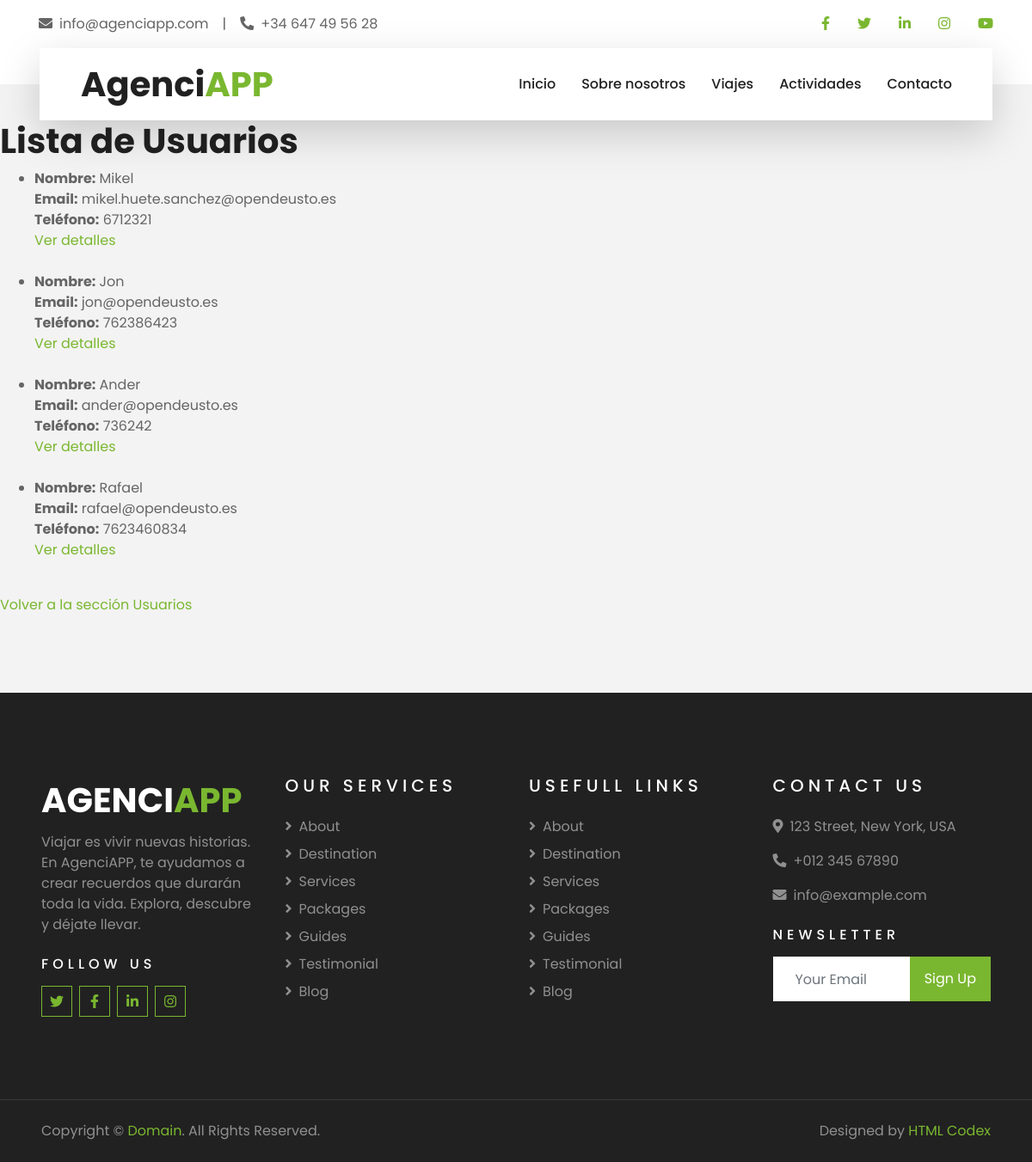
/AgenciaAPP/usuarios/lista/, run on an earlier commit of the app's database.
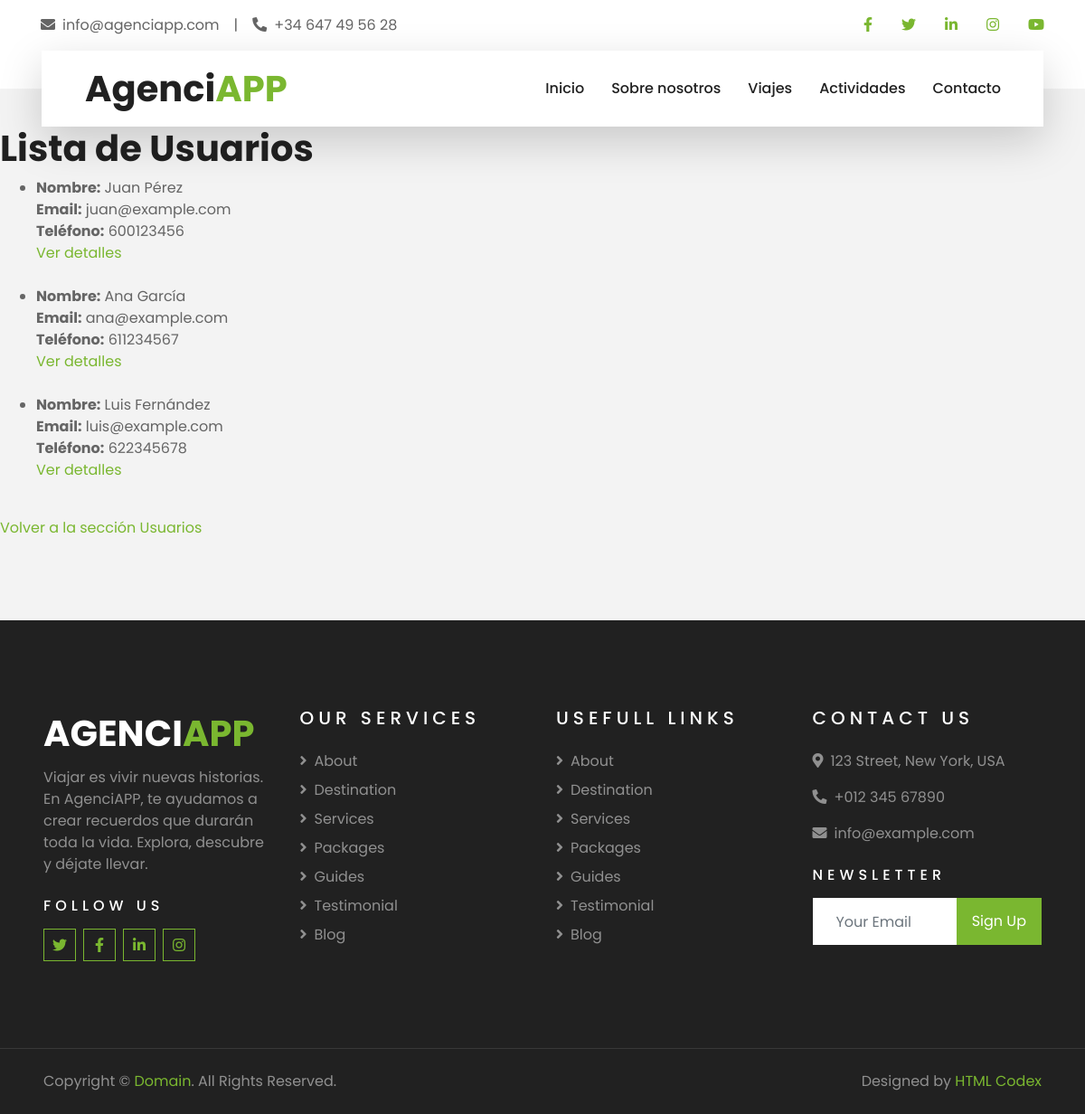
And on a later commit of the database.
### AgenciaAPP/models.py (models this page shows, shortened)
class Usuario(models.Model):
   nombre = models.CharField(max_length=100)
   email = models.EmailField(unique=True)
   telefono = models.IntegerField(max_length=15, blank=True, null=True)
   fecha_registro = models.DateField(auto_now_add=True)

### AgenciaAPP/views.py (the view)
# urls.py: path('usuarios/lista/', views.lista_usuarios, name='lista_usuarios'),
def lista_usuarios(request):
   usuarios = Usuario.objects.all()
   context = {'usuarios': usuarios}
   return render(request, 'usuarios/lista_usuarios.html', context)

### AgenciaAPP/templates/usuarios/lista_usuarios.html (shortened to what this page needs)
{% extends 'index.html' %}
{% block content %}
<h1>Lista de Usuarios</h1>
{% if usuarios %}
    <ul>
        {% for usuario in usuarios %}
            <li>
                <strong>Nombre:</strong> {{ usuario.nombre }}<br>
                <strong>Email:</strong> {{ usuario.email }}<br>
                {% if usuario.telefono %}
                    <strong>Teléfono:</strong> {{ usuario.telefono }}<br>
                {% endif %}
                <a href="{% url 'detalle_usuario' usuario.id %}">Ver detalles</a>
            </li>
            <br>
        {% endfor %}
    </ul>
{% else %}
    <p>No hay usuarios registrados.</p>
{% endif %}
<a href="{% url 'Usuarios' %}">Volver a la sección Usuarios</a><br>
{% endblock %}

### AgenciaAPP/templates/index.html (shortened to what this page needs)
{% load static %}
<!DOCTYPE html>
<html lang="en">
<head>
    <link href="https://cdnjs.cloudflare.com/ajax/libs/font-awesome/5.10.0/css/all.min.css" rel="stylesheet">
    <link href="{% static 'owlcarousel/assets/owl.carousel.min.css' %}" rel="stylesheet">
    <link href="{% static 'lib/tempusdominus/css/tempusdominus-bootstrap-4.min.css' %}" rel="stylesheet" />
    <link href="{% static 'css/style.css' %}" rel="stylesheet">
    {% block extra_css %}
    <link rel="stylesheet" href="{% static 'css/viajes/Viajes.css' %}">
    <link rel="stylesheet" href="{% static 'css/actividades/actividades.css' %}">
    {% endblock %}
</head>
<body>
    <div class="container-fluid bg-light pt-3 d-none d-lg-block">
        <div class="container">
            <div class="row">
                <div class="col-lg-6 text-center text-lg-left mb-2 mb-lg-0">
                    <div class="d-inline-flex align-items-center">
                        <p><i class="fa fa-envelope mr-2"></i>info@agenciapp.com</p>
                        <p class="text-body px-3">|</p>
                        <p><i class="fa fa-phone-alt mr-2"></i>+34 647 49 56 28</p>
                    </div>
                </div>
                <div class="col-lg-6 text-center text-lg-right">
                    <div class="d-inline-flex align-items-center">
                        <a class="text-primary px-3" href="">
                            <i class="fab fa-facebook-f"></i>
                        </a>
                        <a class="text-primary px-3" href="">
                            <i class="fab fa-twitter"></i>
                        </a>
                        <a class="text-primary px-3" href="">
                            <i class="fab fa-linkedin-in"></i>
                        </a>
                        <a class="text-primary px-3" href="">
                            <i class="fab fa-instagram"></i>
                        </a>
                        <a class="text-primary pl-3" href="">
                            <i class="fab fa-youtube"></i>
                        </a>
                    </div>
                </div>
            </div>
        </div>
    </div>
    <div class="container-fluid position-relative nav-bar p-0">
        <div class="container-lg position-relative p-0 px-lg-3" style="z-index: 9;">
            <nav class="navbar navbar-expand-lg bg-light navbar-light shadow-lg py-3 py-lg-0 pl-3 pl-lg-5">
                <a href="{% url 'Inicio' %}" class="navbar-brand">
                    <h1 class="m-0 text-primary"><span class="text-dark">Agenci</span>APP</h1>
                </a>
                <div class="collapse navbar-collapse justify-content-between px-3" id="navbarCollapse">
                    <div class="navbar-nav ml-auto py-0">
                      <a href="{% url 'Inicio' %}" class="nav-item nav-link">Inicio</a>
                        <a href="{% url 'SobreNosotros' %}" class="nav-item nav-link">Sobre nosotros</a>
                        <a href="{% url 'lista_viajes' %}" class="nav-item nav-link">Viajes</a>
                        <a href="{% url 'lista_actividades' %}" class="nav-item nav-link">Actividades</a>
                        <a href="{% url 'Contacto' %}" class="nav-item nav-link">Contacto</a>
                    </div>
                </div>
            </nav>
        </div>
    </div>
    {% block content %} {% endblock %}
    <div class="container-fluid bg-dark text-white-50 py-5 px-sm-3 px-lg-5" style="margin-top: 90px;">
        <div class="row pt-5">
            <div class="col-lg-3 col-md-6 mb-5">
                <a href="" class="navbar-brand">
                    <h1 class="text-primary"><span class="text-white">AGENCI</span>APP</h1>
                </a>
                <p>Viajar es vivir nuevas historias. En AgenciAPP, te ayudamos a crear recuerdos que durarán toda la vida. Explora, descubre y déjate llevar.</p>
                <h6 class="text-white text-uppercase mt-4 mb-3" style="letter-spacing: 5px;">Follow Us</h6>
                <div class="d-flex justify-content-start">
                    <a class="btn btn-outline-primary btn-square mr-2" href="#"><i class="fab fa-twitter"></i></a>
                    <a class="btn btn-outline-primary btn-square mr-2" href="#"><i class="fab fa-facebook-f"></i></a>
                    <a class="btn btn-outline-primary btn-square mr-2" href="#"><i class="fab fa-linkedin-in"></i></a>
                    <a class="btn btn-outline-primary btn-square" href="#"><i class="fab fa-instagram"></i></a>
                </div>
            </div>
            <div class="col-lg-3 col-md-6 mb-5">
                <h5 class="text-white text-uppercase mb-4" style="letter-spacing: 5px;">Our Services</h5>
                <div class="d-flex flex-column justify-content-start">
                    <a class="text-white-50 mb-2" href="#"><i class="fa fa-angle-right mr-2"></i>About</a>
                    <a class="text-white-50 mb-2" href="#"><i class="fa fa-angle-right mr-2"></i>Destination</a>
                    <a class="text-white-50 mb-2" href="#"><i class="fa fa-angle-right mr-2"></i>Services</a>
                    <a class="text-white-50 mb-2" href="#"><i class="fa fa-angle-right mr-2"></i>Packages</a>
                    <a class="text-white-50 mb-2" href="#"><i class="fa fa-angle-right mr-2"></i>Guides</a>
                    <a class="text-white-50 mb-2" href="#"><i class="fa fa-angle-right mr-2"></i>Testimonial</a>
                    <a class="text-white-50" href="#"><i class="fa fa-angle-right mr-2"></i>Blog</a>
                </div>
            </div>
            <div class="col-lg-3 col-md-6 mb-5">
                <h5 class="text-white text-uppercase mb-4" style="letter-spacing: 5px;">Usefull Links</h5>
                <div class="d-flex flex-column justify-content-start">
                    <a class="text-white-50 mb-2" href="#"><i class="fa fa-angle-right mr-2"></i>About</a>
                    <a class="text-white-50 mb-2" href="#"><i class="fa fa-angle-right mr-2"></i>Destination</a>
                    <a class="text-white-50 mb-2" href="#"><i class="fa fa-angle-right mr-2"></i>Services</a>
                    <a class="text-white-50 mb-2" href="#"><i class="fa fa-angle-right mr-2"></i>Packages</a>
                    <a class="text-white-50 mb-2" href="#"><i class="fa fa-angle-right mr-2"></i>Guides</a>
                    <a class="text-white-50 mb-2" href="#"><i class="fa fa-angle-right mr-2"></i>Testimonial</a>
                    <a class="text-white-50" href="#"><i class="fa fa-angle-right mr-2"></i>Blog</a>
                </div>
            </div>
            <div class="col-lg-3 col-md-6 mb-5">
                <h5 class="text-white text-uppercase mb-4" style="letter-spacing: 5px;">Contact Us</h5>
                <p><i class="fa fa-map-marker-alt mr-2"></i>123 Street, New York, USA</p>
                <p><i class="fa fa-phone-alt mr-2"></i>+012 345 67890</p>
                <p><i class="fa fa-envelope mr-2"></i>info@example.com</p>
                <h6 class="text-white text-uppercase mt-4 mb-3" style="letter-spacing: 5px;">Newsletter</h6>
                <div class="w-100">
                    <div class="input-group">
                        <input type="text" class="form-control border-light" style="padding: 25px;" placeholder="Your Email">
                        <div class="input-group-append">
                            <button class="btn btn-primary px-3">Sign Up</button>
                        </div>
                    </div>
                </div>
            </div>
        </div>
    </div>
    <div class="container-fluid bg-dark text-white border-top py-4 px-sm-3 px-md-5" style="border-color: rgba(256, 256, 256, .1) !important;">
        <div class="row">
            <div class="col-lg-6 text-center text-md-left mb-3 mb-md-0">
                <p class="m-0 text-white-50">Copyright &copy; <a href="#">Domain</a>. All Rights Reserved.</a>
                </p>
            </div>
            <div class="col-lg-6 text-center text-md-right">
                <p class="m-0 text-white-50">Designed by <a href="https://htmlcodex.com">HTML Codex</a>
                </p>
            </div>
        </div>
    </div>
</body>
</html>

What changed in the data, as far as the page shows it:
removed Usuario: nombre "Mikel", email "mikel.huete.sanchez@opendeusto.es", telefono "6712321"
removed Usuario: nombre "Jon", email "jon@opendeusto.es", telefono "762386423"
removed Usuario: nombre "Ander", email "ander@opendeusto.es", telefono "736242"
removed Usuario: nombre "Rafael", email "rafael@opendeusto.es", telefono "7623460834"
added Usuario: nombre "Juan Pérez", email "juan@example.com", telefono "600123456"
added Usuario: nombre "Ana García", email "ana@example.com", telefono "611234567"
added Usuario: nombre "Luis Fernández", email "luis@example.com", telefono "622345678"
